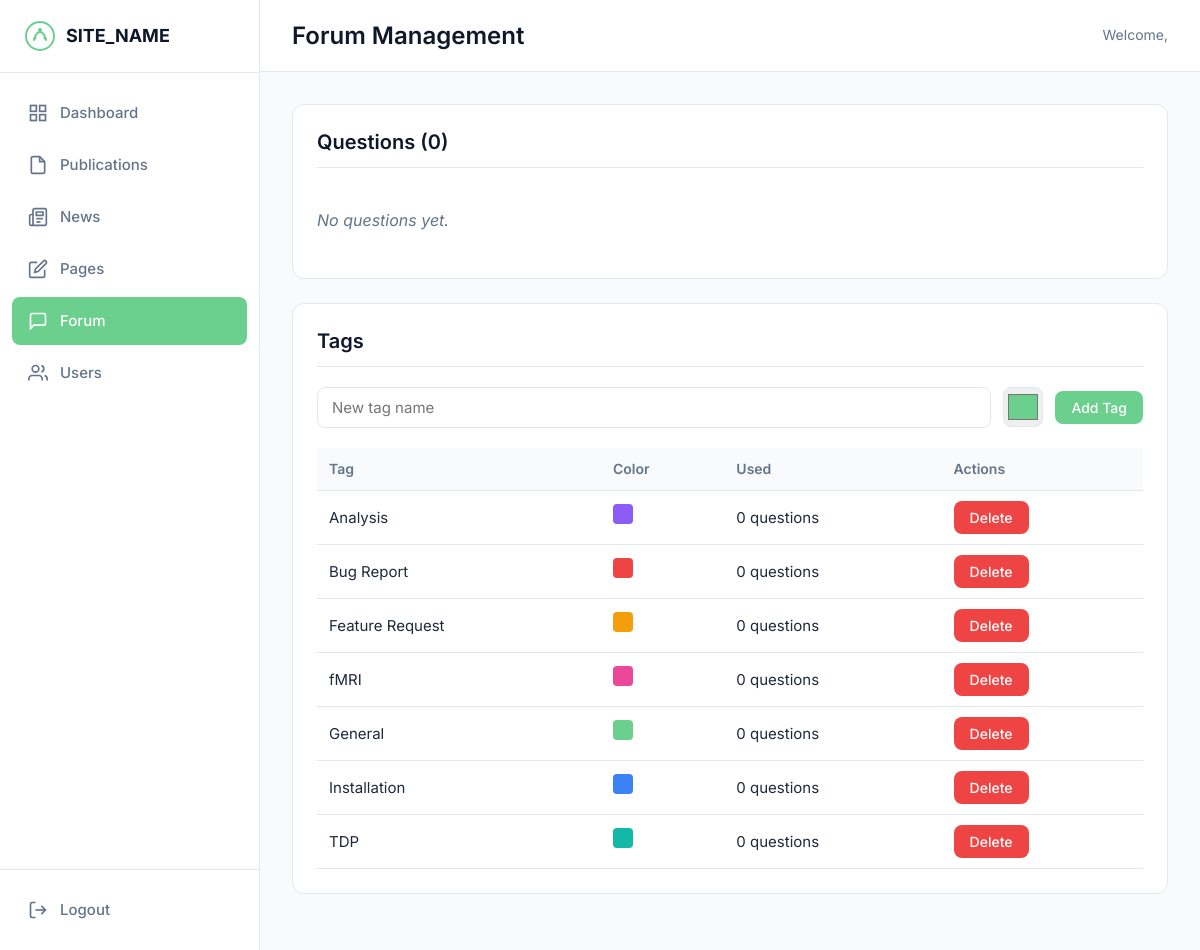
The page /pages/admin/forum.php (signed in) on the database its author committed.
### tables this page shows
CREATE TABLE IF NOT EXISTS forum_tags (
    id INT AUTO_INCREMENT PRIMARY KEY,
    name VARCHAR(50) NOT NULL UNIQUE,
    slug VARCHAR(50) NOT NULL UNIQUE,
    color VARCHAR(7) DEFAULT '#6bcf8e',
    created_at TIMESTAMP DEFAULT CURRENT_TIMESTAMP
);

### pages/admin/forum.php (the view, shortened to what this page needs)
<?php
$auth = new AdminAuth();
$auth->requireLogin();
$currentAdmin = $auth->getCurrentAdmin();
$db = Database::getInstance()->getConnection();
$selectedQuestion = null;
$replies = [];
$questions = $db->query("SELECT q.*,
    (SELECT COUNT(*) FROM forum_replies WHERE question_id = q.id) as reply_count,
    GROUP_CONCAT(t.name) as tag_names
    FROM forum_questions q
    LEFT JOIN forum_question_tags qt ON q.id = qt.question_id
    LEFT JOIN forum_tags t ON qt.tag_id = t.id
    GROUP BY q.id
    ORDER BY q.created_at DESC")->fetchAll();
$tags = $db->query("SELECT t.*, (SELECT COUNT(*) FROM forum_question_tags WHERE tag_id = t.id) as usage_count FROM forum_tags t ORDER BY t.name")->fetchAll();
?>
<!DOCTYPE html>
<html lang="en">
<head>
    <link rel="stylesheet" href="assets/css/style.css">
    <link rel="stylesheet" href="assets/css/admin.css">
</head>
<body class="admin-body">
    <div class="admin-layout">
        <?php $activePage = 'forum'; require __DIR__ . '/../../includes/admin/sidebar.php'; ?>
        <main class="admin-main">
            <header class="admin-header">
                <h1>Forum Management</h1>
                <div class="admin-user">
                    <span>Welcome, <?php echo htmlspecialchars($currentAdmin['username']); ?></span>
                </div>
            </header>
            <div class="admin-content">
                <?php if ($selectedQuestion): ?>
                <div class="admin-section">
                    <div class="admin-section-header">
                        <a href="index.php?page=admin/forum" class="btn btn-outline btn-sm">&larr; Back to Questions</a>
                    </div>
                    <div class="admin-question-detail">
                        <div class="admin-question-header">
                            <h2><?php echo htmlspecialchars($selectedQuestion['title']); ?></h2>
                            <div class="admin-question-meta">
                                <span>By <?php echo htmlspecialchars($selectedQuestion['author_name']); ?></span>
                                <span><?php echo date('M j, Y g:i A', strtotime($selectedQuestion['created_at'])); ?></span>
                                <span><?php echo $selectedQuestion['views']; ?> views</span>
                                <?php if ($selectedQuestion['tag_names']): ?>
                                    <span>Tags: <?php echo htmlspecialchars($selectedQuestion['tag_names']); ?></span>
                                <?php endif; ?>
                            </div>
                        </div>
                        <div class="admin-question-content">
                            <?php echo nl2br(htmlspecialchars($selectedQuestion['content'])); ?>
                        </div>
                        <div class="admin-question-actions">
                            <form method="POST" style="display:inline">
                                <input type="hidden" name="action" value="toggle_featured">
                                <input type="hidden" name="id" value="<?php echo $selectedQuestion['id']; ?>">
                                <button type="submit" class="btn btn-sm <?php echo $selectedQuestion['is_featured'] ? 'btn-primary' : 'btn-outline'; ?>">
                                    <?php echo $selectedQuestion['is_featured'] ? 'Unfeature' : 'Feature'; ?>
                                </button>
                            </form>
                            <form method="POST" style="display:inline">
                                <input type="hidden" name="action" value="toggle_approval">
                                <input type="hidden" name="type" value="question">
                                <input type="hidden" name="id" value="<?php echo $selectedQuestion['id']; ?>">
                                <button type="submit" class="btn btn-sm <?php echo $selectedQuestion['is_approved'] ? 'btn-outline' : 'btn-primary'; ?>">
                                    <?php echo $selectedQuestion['is_approved'] ? 'Hide' : 'Approve'; ?>
                                </button>
                            </form>
                            <form method="POST" style="display:inline" onsubmit="return confirm('Delete this question and all replies?')">
                                <input type="hidden" name="action" value="delete_question">
                                <input type="hidden" name="id" value="<?php echo $selectedQuestion['id']; ?>">
                                <button type="submit" class="btn btn-sm btn-danger">Delete</button>
                            </form>
                        </div>
                    </div>
                    <div class="admin-replies-section">
                        <h3><?php echo count($replies); ?> Replies</h3>
                        <?php foreach ($replies as $reply): ?>
                        <div class="admin-reply <?php echo $reply['is_admin_reply'] ? 'admin-reply-team' : ''; ?> <?php echo !$reply['is_approved'] ? 'admin-reply-hidden' : ''; ?>">
                            <div class="admin-reply-content">
                                <?php echo nl2br(htmlspecialchars($reply['content'])); ?>
                            </div>
                            <div class="admin-reply-footer">
                                <span>
                                    <?php echo htmlspecialchars($reply['is_admin_reply'] ? $reply['admin_username'] : $reply['author_name']); ?>
                                    <?php if ($reply['is_admin_reply']): ?><span class="admin-team-badge">Team</span><?php endif; ?>
                                </span>
                                <span><?php echo timeAgo($reply['created_at']); ?></span>
                                <?php if (!$reply['is_approved']): ?><span class="admin-hidden-badge">Hidden</span><?php endif; ?>
                                <div class="admin-reply-actions">
                                    <form method="POST" style="display:inline">
                                        <input type="hidden" name="action" value="toggle_approval">
                                        <input type="hidden" name="type" value="reply">
                                        <input type="hidden" name="id" value="<?php echo $reply['id']; ?>">
                                        <button type="submit" class="btn btn-sm btn-outline"><?php echo $reply['is_approved'] ? 'Hide' : 'Show'; ?></button>
                                    </form>
                                    <form method="POST" style="display:inline" onsubmit="return confirm('Delete this reply?')">
                                        <input type="hidden" name="action" value="delete_reply">
                                        <input type="hidden" name="id" value="<?php echo $reply['id']; ?>">
                                        <button type="submit" class="btn btn-sm btn-danger">Delete</button>
                                    </form>
                                </div>
                            </div>
                        </div>
                        <?php endforeach; ?>
                        <div class="admin-reply-form">
                            <h4>Reply as Team</h4>
                            <form method="POST">
                                <input type="hidden" name="action" value="reply">
                                <input type="hidden" name="question_id" value="<?php echo $selectedQuestion['id']; ?>">
                                <div class="admin-form-group">
                                    <textarea name="content" rows="4" placeholder="Write your reply..." required></textarea>
                                </div>
                                <button type="submit" class="btn btn-primary">Post Reply</button>
                            </form>
                        </div>
                    </div>
                </div>
                <?php else: ?>
                <div class="admin-section">
                    <h2>Questions (<?php echo count($questions); ?>)</h2>
                    <?php if (empty($questions)): ?>
                        <p class="admin-empty">No questions yet.</p>
                    <?php endif; ?>
                </div>
                <div class="admin-section">
                    <h2>Tags</h2>
                    <form method="POST" class="admin-inline-form">
                        <input type="text" name="name" placeholder="New tag name" required>
                        <input type="color" name="color" value="#6bcf8e">
                        <button type="submit" class="btn btn-primary btn-sm">Add Tag</button>
                    </form>
                    <table class="admin-table admin-table-compact">
                        <thead>
                            <tr>
                                <th>Tag</th>
                                <th>Color</th>
                                <th>Used</th>
                                <th>Actions</th>
                            </tr>
                        </thead>
                        <tbody>
                            <?php foreach ($tags as $tag): ?>
                            <tr>
                                <td><?php echo htmlspecialchars($tag['name']); ?></td>
                                <td><span style="display:inline-block;width:20px;height:20px;background:<?php echo htmlspecialchars($tag['color']); ?>;border-radius:4px;"></span></td>
                                <td><?php echo $tag['usage_count']; ?> questions</td>
                                <td>
                                    <form method="POST" style="display:inline" onsubmit="return confirm('Delete this tag?')">
                                        <button type="submit" class="btn btn-sm btn-danger">Delete</button>
                                    </form>
                                </td>
                            </tr>
                            <?php endforeach; ?>
                        </tbody>
                    </table>
                </div>
                <?php endif; ?>
            </div>
        </main>
    </div>
</body>
</html>

### rows shown on the page
forum_tags: name "Analysis", usage_count "0"
forum_tags: name "Bug Report", usage_count "0"
forum_tags: name "Feature Request", usage_count "0"
forum_tags: name "fMRI", usage_count "0"
forum_tags: name "General", usage_count "0"
forum_tags: name "Installation", usage_count "0"
forum_tags: name "TDP", usage_count "0"

### other values the page prints
SITE_NAME "SITE_NAME"
count($questions) "0"
